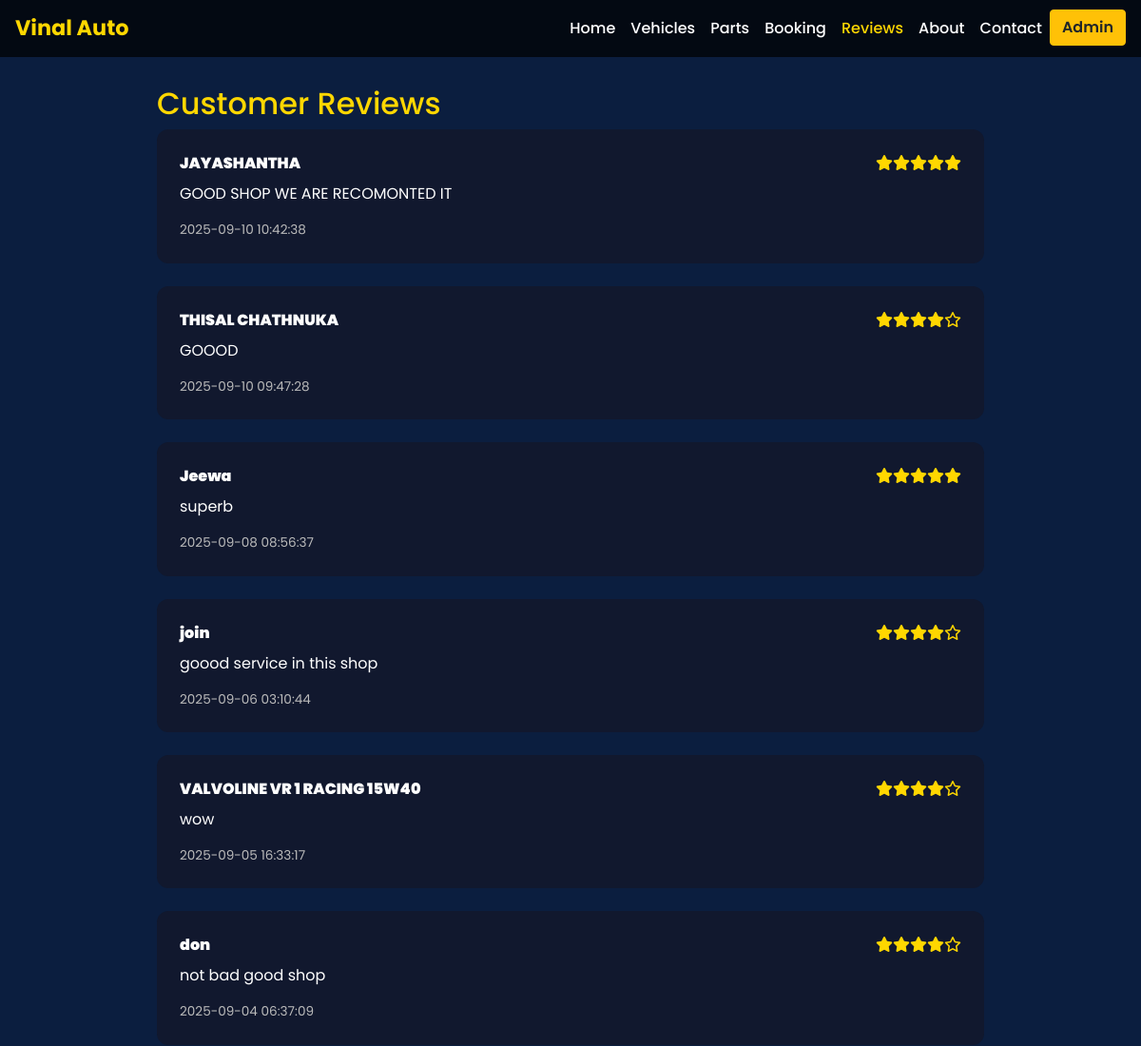
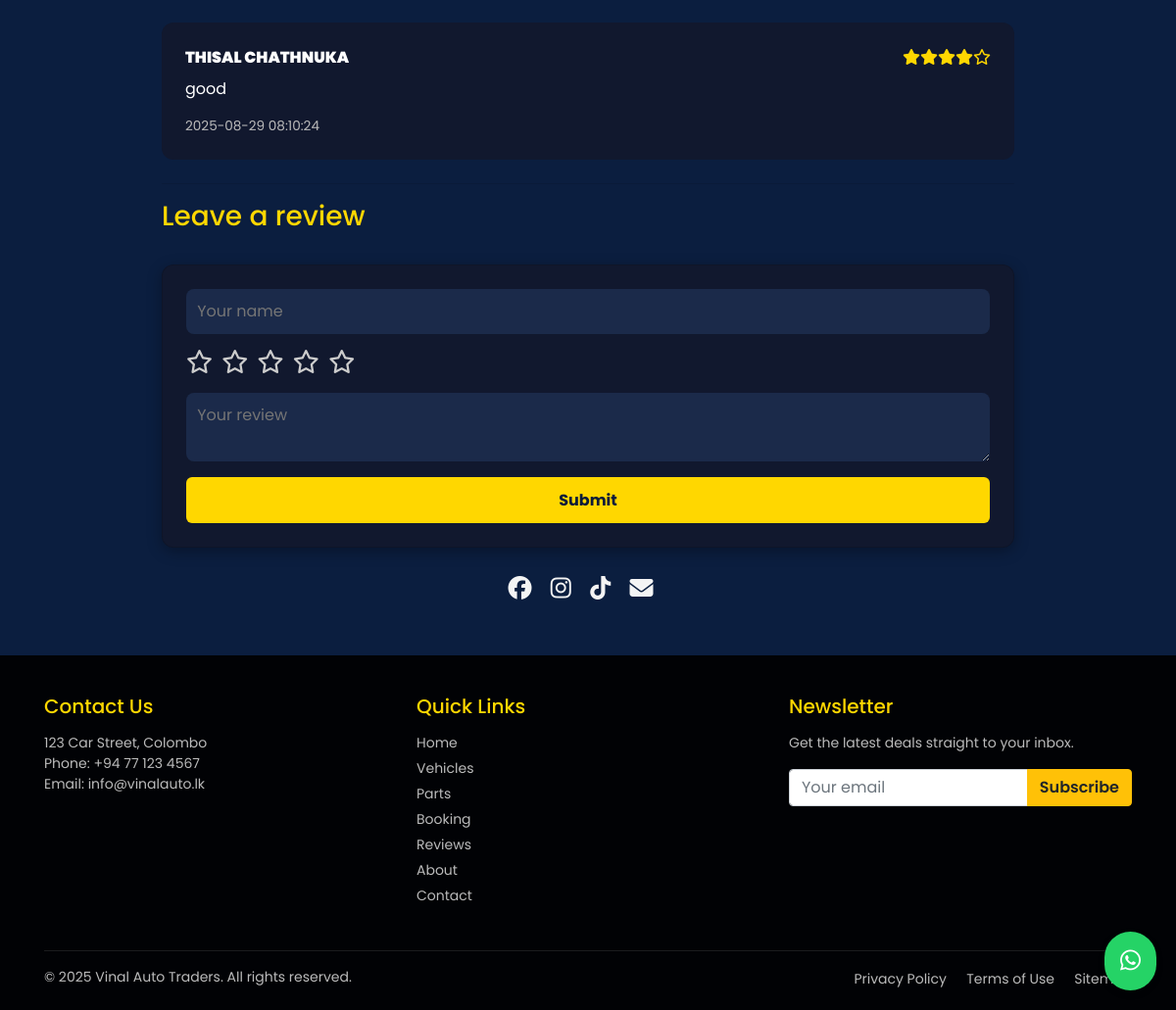
Screenshot of /reviews.php with the database file from the repository (2 pictures, top to bottom).
### tables this page shows
CREATE TABLE `reviews` (
  `id` int(11) NOT NULL,
  `vehicle_id` int(11) DEFAULT NULL,
  `name` varchar(120) NOT NULL,
  `rating` int(11) NOT NULL,
  `comment` text NOT NULL,
  `status` enum('pending','approved') NOT NULL DEFAULT 'pending',
  `created_at` timestamp NOT NULL DEFAULT current_timestamp()
);

### reviews.php (the view, shortened to what this page needs)
<?php require_once __DIR__.'/db.php'; ?>
<!DOCTYPE html>
<html lang="en">
<head>
  <link href="https://cdn.jsdelivr.net/npm/bootstrap@4.6.2/dist/css/bootstrap.min.css" rel="stylesheet" />
  <link rel="stylesheet" href="https://cdnjs.cloudflare.com/ajax/libs/font-awesome/6.5.1/css/all.min.css" />
</head>
<body>
  <?php include 'a_nav.php'; ?>
<main class="container" style="margin-top:90px; max-width:900px;">
  <h2>Customer Reviews</h2>
  <div class="reviews">
    <?php
      $sql = "SELECT name, rating, comment, created_at FROM reviews WHERE status='approved' ORDER BY id DESC";
      if ($res = $mysqli->query($sql)) {
        $delay = 0;
        while ($r = $res->fetch_assoc()) {
          $rating = (int)$r['rating'];
          echo '<div class="review-card" style="animation-delay: '.$delay.'s">';
          echo '  <div class="review-head"><strong>'.htmlspecialchars($r['name']).'</strong><span class="stars">';
          for ($i = 1; $i <= 5; $i++) {
              if ($i <= $rating) echo '<i class="fas fa-star"></i>';
              else echo '<i class="far fa-star"></i>';
          }
          echo '</span></div>';
          echo '  <p>'.htmlspecialchars($r['comment']).'</p>';
          echo '  <div class="muted">'.htmlspecialchars($r['created_at']).'</div>';
          echo '</div>';
          $delay += 0.1;
        }
      }
    ?>
  </div>
  <hr>
  <h3>Leave a review</h3>
  <form method="post" class="card form" id="reviewForm">
    <input type="text" name="name" placeholder="Your name" required>
    <div class="star-rating mb-3">
      <i class="far fa-star" data-value="1"></i>
      <i class="far fa-star" data-value="2"></i>
      <i class="far fa-star" data-value="3"></i>
      <i class="far fa-star" data-value="4"></i>
      <i class="far fa-star" data-value="5"></i>
    </div>
    <textarea name="comment" placeholder="Your review" required></textarea>
    <button class="btn">Submit</button>
  </form>
  <div class="social-links mt-4 text-center">
    <a href="https://facebook.com/YourPage" target="_blank"><i class="fab fa-facebook"></i></a>
    <a href="https://instagram.com/YourPage" target="_blank"><i class="fab fa-instagram"></i></a>
    <a href="https://www.tiktok.com/@YourPage" target="_blank"><i class="fab fa-tiktok"></i></a>
    <a href="mailto:info@vinalauto.lk"><i class="fas fa-envelope"></i></a>
  </div>
</main>
<a href="https://wa.me/94768291088" class="whatsapp-btn" target="_blank"><i class="fab fa-whatsapp"></i></a>
<footer>
  <div class="container">
    <div class="row">
      <div class="col-md-4 mb-4">
        <h5>Contact Us</h5>
        <p>
          123 Car Street, Colombo<br>
          Phone: +94 77 123 4567<br>
          Email: info@vinalauto.lk
        </p>
      </div>
      <div class="col-md-4 mb-4">
        <h5>Quick Links</h5>
        <a href="index.php" class="footer-link">Home</a>
        <a href="vehicles.php" class="footer-link">Vehicles</a>
        <a href="parts.php" class="footer-link">Parts</a>
        <a href="book-test-drive.php" class="footer-link">Booking</a>
        <a href="reviews.php" class="footer-link">Reviews</a>
        <a href="about.php" class="footer-link">About</a>
        <a href="contact.php" class="footer-link">Contact</a>
      </div>
      <div class="col-md-4 mb-4">
        <h5>Newsletter</h5>
        <p>Get the latest deals straight to your inbox.</p>
        <form id="newsletterForm" method="POST">
          <div class="input-group">
            <input type="email"
                   name="newsletter_email"
                   class="form-control"
                   placeholder="Your email"
                   required>
            <div class="input-group-append">
              <button class="btn btn-warning" type="submit">Subscribe</button>
            </div>
          </div>
        </form>
      </div>
    </div>
    <hr style="border-color: rgba(255,255,255,0.1)">
    <div class="row">
      <div class="col-md-6">
        <p class="mb-0">&copy; <?php echo date('Y'); ?> Vinal Auto Traders. All rights reserved.</p>
      </div>
      <div class="col-md-6 text-md-right text-left">
        <a href="https://example.com/privacy-policy" class="footer-link d-inline">Privacy Policy</a>
        <a href="https://example.com/terms-of-use" class="footer-link d-inline ml-3">Terms of Use</a>
        <a href="https://example.com/sitemap" class="footer-link d-inline ml-3">Sitemap</a>
      </div>
    </div>
  </div>
</footer>
</body>
</html>
</body>
</html>

### a_nav.php (shortened to what this page needs)
<?php
function isActive($page) {
    $currentPage = basename($_SERVER['PHP_SELF']);
    return $currentPage === $page ? 'active' : '';
}
?>
<!DOCTYPE html>
<html lang="en">
<head>
  <link href="https://cdn.jsdelivr.net/npm/bootstrap@4.6.2/dist/css/bootstrap.min.css" rel="stylesheet">
</head>
<body>
  <nav class="navbar navbar-expand-lg navbar-dark fixed-top">
    <a class="navbar-brand" href="index.php">Vinal Auto</a>
    <div class="collapse navbar-collapse justify-content-end" id="navbarNav">
      <ul class="navbar-nav">
        <li class="nav-item"><a class="nav-link <?= isActive('index.php') ?>" href="index.php">Home</a></li>
        <li class="nav-item"><a class="nav-link <?= isActive('vehicles.php') ?>" href="vehicles.php">Vehicles</a></li>
        <li class="nav-item"><a class="nav-link <?= isActive('parts.php') ?>" href="parts.php">Parts</a></li>
        <li class="nav-item"><a class="nav-link <?= isActive('book-test-drive.php') ?>" href="book-test-drive.php">Booking</a></li>
        <li class="nav-item"><a class="nav-link <?= isActive('reviews.php') ?>" href="reviews.php">Reviews</a></li>
        <li class="nav-item"><a class="nav-link <?= isActive('about.php') ?>" href="about.php">About</a></li>
        <li class="nav-item"><a class="nav-link <?= isActive('contact.php') ?>" href="contact.php">Contact</a></li>
        <li class="nav-item">
          <a class="btn btn-warning ms-2" href="admin/login.php">Admin</a>
        </li>
      </ul>
    </div>
  </nav>
</body>
</html>

### reviews.php (style rules this page uses)
:root { --brand-bg: #0b1e3f; --brand-gold: #ffd700; --panel: #11182e; --text: #f4f4f4; --card-hover: #1b2a58; }
body { font-family: 'Poppins', sans-serif; background-color: var(--brand-bg); color: var(--text); scroll-behavior: smooth; }
h2, h3 { color: var(--brand-gold); }
.review-card { background: var(--panel); padding: 1.5rem; border-radius: 12px; margin-bottom: 1.5rem; opacity: 0; transform: translateY(30px); animation: slideUp 0.6s forwards; transition: transform 0.3s, box-shadow 0.3s, background 0.3s; }
.review-head { display: flex; justify-content: space-between; font-weight: 600; margin-bottom: 0.5rem; }
.review-head .stars { color: var(--brand-gold); font-size: 1rem; }
.review-card .stars i { opacity: 0; transform: scale(0.5); display: inline-block; animation: starPop 0.4s forwards; }
.review-card .stars i:nth-child(1) { animation-delay: 0.1s; }
.review-card .stars i:nth-child(2) { animation-delay: 0.2s; }
.review-card .stars i:nth-child(3) { animation-delay: 0.3s; }
.review-card .stars i:nth-child(4) { animation-delay: 0.4s; }
.review-card .stars i:nth-child(5) { animation-delay: 0.5s; }
.muted { color: #bbb; font-size: 0.85rem; }
form.card { background: var(--panel); color: #fff; padding: 1.5rem; border-radius: 12px; margin-top: 2rem; box-shadow: 0 4px 15px rgba(0,0,0,0.3); transition: transform 0.3s; }
form.card input, form.card textarea { width: 100%; padding: 0.7rem; margin-bottom: 1rem; border-radius: 8px; border: none; background: #1b2a4a; color: #f4f4f4; }
form.card button { background: var(--brand-gold); border: none; padding: 0.7rem 1.5rem; border-radius: 6px; font-weight: bold; cursor: pointer; color: #0b1c39; transition: background 0.3s; }
.star-rating i { font-size: 1.5rem; color: #ccc; cursor: pointer; transition: color 0.3s, transform 0.2s; margin-right: 5px; }
footer { background: #101010; padding: 30px 0; color: #aaa; margin-top: 40px; }
footer h5 { color: var(--brand-gold); }
.footer-link { display: block; color: #bbb; margin-bottom: 6px; text-decoration: none; transition: color 0.3s; }
.social-links a { color: var(--text); margin-right: 15px; font-size: 1.5rem; transition: color 0.3s, transform 0.3s; }
.whatsapp-btn { position: fixed; bottom: 20px; right: 20px; background-color: #25d366; color: #fff; padding: 12px 16px; border-radius: 50px; font-size: 1.5rem; z-index: 1000; box-shadow: 0 3px 6px rgba(0,0,0,0.3); transition: transform 0.3s, box-shadow 0.3s; }
footer { background: #010205ff; color: #ddd; padding: 40px 0 20px; margin-top: 50px; }
footer h5 { color: var(--brand-gold); margin-bottom: 15px; }
footer p, footer a { color: #bbb; font-size: 14px; }
.footer-link { display: block; margin-bottom: 5px; }

### a_nav.php (style rules this page uses)
:root { --brand-bg: #0b1e3f; --brand-gold: #ffd700; --navbar-h: 56px; }
body { font-family: 'Poppins', sans-serif; margin: 0; padding: 0; background-color: var(--brand-bg); color: #fff; }
.navbar { background: rgba(0,0,0,0.7); padding: 0.5rem 1rem; }
.navbar-brand { color: var(--brand-gold) !important; font-weight: 700; font-size: 1.4rem; }
.navbar-nav .nav-link { color: #fff !important; font-weight: 500; transition: color 0.3s; }
.navbar-nav .nav-link:hover, .navbar-nav .nav-link.active { color: var(--brand-gold) !important; }
.btn-warning { font-weight: 600; }

### rows the page displays
reviews: name "JAYASHANTHA", rating 5 (drawn), comment "GOOD SHOP WE ARE RECOMONTED IT", created_at "2025-09-10 10:42:38"
reviews: name "THISAL CHATHNUKA", rating 4 (drawn), comment "GOOOD", created_at "2025-09-10 09:47:28"
reviews: name "Jeewa", rating 5 (drawn), comment "superb", created_at "2025-09-08 08:56:37"
reviews: name "join", rating 4 (drawn), comment "goood service in this shop", created_at "2025-09-06 03:10:44"
reviews: name "VALVOLINE VR 1 RACING 15W40", rating 4 (drawn), comment "wow", created_at "2025-09-05 16:33:17"
reviews: name "don", rating 4 (drawn), comment "not bad good shop", created_at "2025-09-04 06:37:09"
reviews: name "THISAL CHATHNUKA", rating 4 (drawn), comment "good", created_at "2025-08-29 08:10:24"
